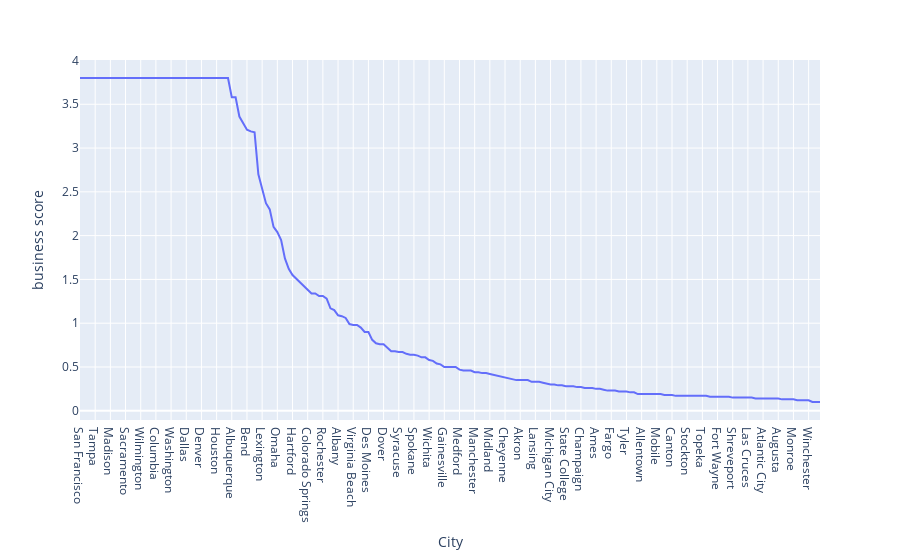

The notebook cell saved with this chart:
### Code cell
fig=px.line(k_df_bs,x='City',y='business score')
fig.show()

### Figure 1 — Plotly figure (JSON) as saved in the notebook; plotly's stock layout.template omitted (floating-point values rounded to 4 significant figures; data arrays with more than 128 entries replaced by an {"elided": "..."} marker saying what was removed)
{"data": [{"hovertemplate": "City=%{x}<br>business score=%{y}<extra></extra>", "legendgroup": "", "line": {"color": "#636efa", "dash": "solid"}, "mode": "lines", "name": "", "orientation": "v", "showlegend": false, "type": "scatter", "x": {"elided": "196 str values"}, "xaxis": "x", "y": {"elided": "196 float values"}, "yaxis": "y"}], "layout": {"legend": {"tracegroupgap": 0}, "margin": {"t": 60}, "xaxis": {"anchor": "y", "domain": [0, 1], "title": {"text": "City"}}, "yaxis": {"anchor": "x", "domain": [0, 1], "title": {"text": "business score"}}}}
